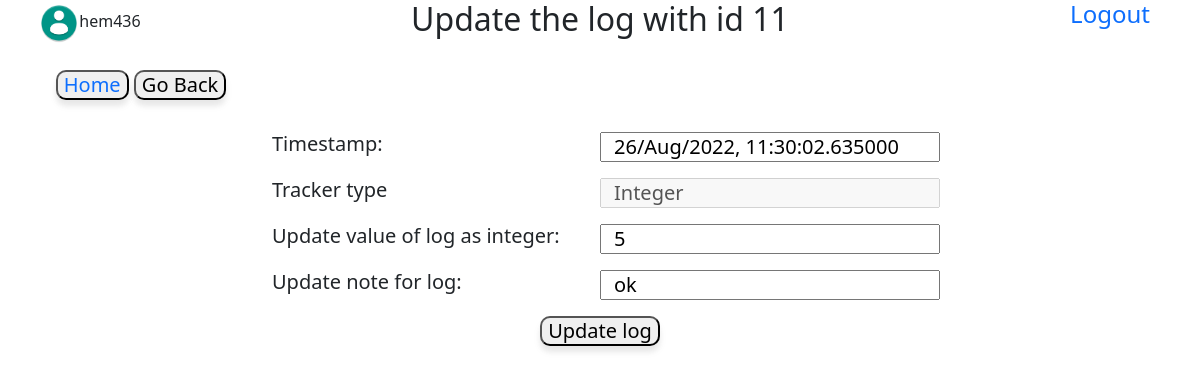
The page /11/log/update (signed in) on the database as committed earlier.
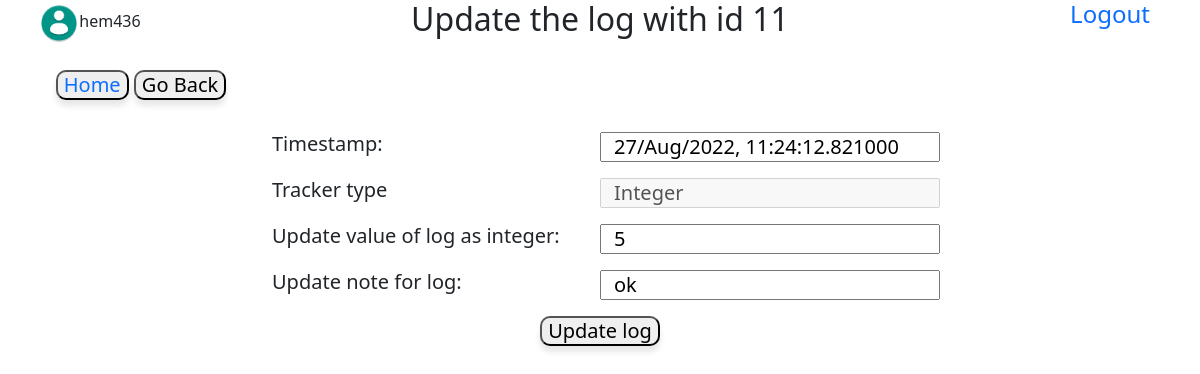
The same page on the database as committed later.
### database.py (models this page shows)
class log(db.Model):
    tracker_id=db.Column(db.Integer,db.ForeignKey("tracker.tracker_id"),nullable=False)
    log_id=db.Column(db.Integer,primary_key=True,autoincrement=True)
    log_datetime=db.Column(db.DateTime,nullable=False)
    note=db.Column(db.String)
    log_value=db.Column(db.String,nullable=False)

### main.py (the view, shortened to what this page needs)
@app.route('/<int:log_id>/log/update',methods=['GET','POST'])
@login_required
def update_log(log_id):#############more validation needed#######
    if (log_id,) not in db.session.query(log.log_id).all():
        return notfound('log_id_not_found')
    l=log.query.get(log_id)
    t=l.parent
    return render_template('update_logs.html',datetime=datetime,log=l)

### templates/update_logs.html (shortened to what this page needs)
<!DOCTYPE html>
<html lang="en" dir="ltr">
  <head>
    <link href="https://cdn.jsdelivr.net/npm/bootstrap@5.0.2/dist/css/bootstrap.min.css" rel="stylesheet">
    <link rel="stylesheet" href="/static/main.css">
  </head>
  <body>
    <div class="row">
      <div class="col-2 d-flex justify-content-center">
        <span class="align-self-center"><img src='/static/userimg.png' width="40px" height="40px" />{{log.parent.parent.username}}</span>
      </div>
      <div class="col-8  text-center">
        <h2>Update the log with id {{log.log_id}}</h2>
      </div>
      <div class="col-2 text-center">
        <a href="/logout" class="h4 logout">Logout</a>
      </div>
    </div><br>
    <div class="row">
      <div class="col-3 text-center h5"><button type="button"><a href="/main">Home </a></button>
        <button type="button" name="back" onclick="javascrpt:history.back()">Go Back</button>
      </div>
    </div><br>
    <div class="row">
      <div class="col-10 offset-1 h5">
        <form class="update_log" action="/{{log.log_id}}/log/update" method="post">
          <div class="mb-3 row">
            <label class="col-4 offset-2" for="value">Timestamp:</label><input class="col-4" type="datetime" name="time" value="{{log.log_datetime.strftime('%d/%b/%Y, %H:%M:%S.%f')}}">
          </div>
          <div class="mb-3 row">
            <label class="col-4 offset-2" for="type">Tracker type</label><input class="col-4" type="text" name="type" value="{{log.parent.type}}" disabled>
          </div>
          {% if log.parent.type=="Multiple-choice" -%}
          <div class='mb-3 row'>
            <label class="col-4 offset-2" for="value">Update value of log:</label><select class="col-4" name="value">
              {% for i in log.parent.settings.split(',') -%}
              <option value={{i}} {% if i==log.log_value %} selected {% endif %}>{{i}}</option>
              {% endfor %}
            </select>
          </div>
          {% elif log.parent.type=="Integer" %}
          <div class='mb-3 row'>
            <label class="col-4 offset-2" for="value">Update value of log as integer:</label><input class="col-4" type="number" name="value" value="{{log.log_value}}" required>
          </div>
          {% elif log.parent.type=="Numeric" %}
          <div class='mb-3 row'>
            <label class="col-4 offset-2" for="value">Update value of log as float:</label><input class="col-4" type="number" name="value" step='0.001' value="{{log.log_value}}" required>
          </div>
          {% elif log.parent.type=="Time" %}
          <div class='mb-3 row'>
            <label class="col-4 offset-2" for="value">Update value of log as time:</label><input class="col-4" type="text" name="value" value='{{log.log_value}}' required>
          </div>
          {% endif %}
          <div class='mb-3 row'>
            <label class="col-4 offset-2" for="note">Update note for log:</label><input class="col-4" type="text" name="note" value="{{log.note}}" placeholder="Note/Remark">
          </div>
          <div class="text-center"><button type="submit" name="submit">Update log</button></div>
        </form>
      </div>
  </body>
</html>

Rows that differ between the two databases and show on the page:
changed log "ok": time "26/Aug/2022, 11:30:02.635000" → "27/Aug/2022, 11:24:12.821000"
